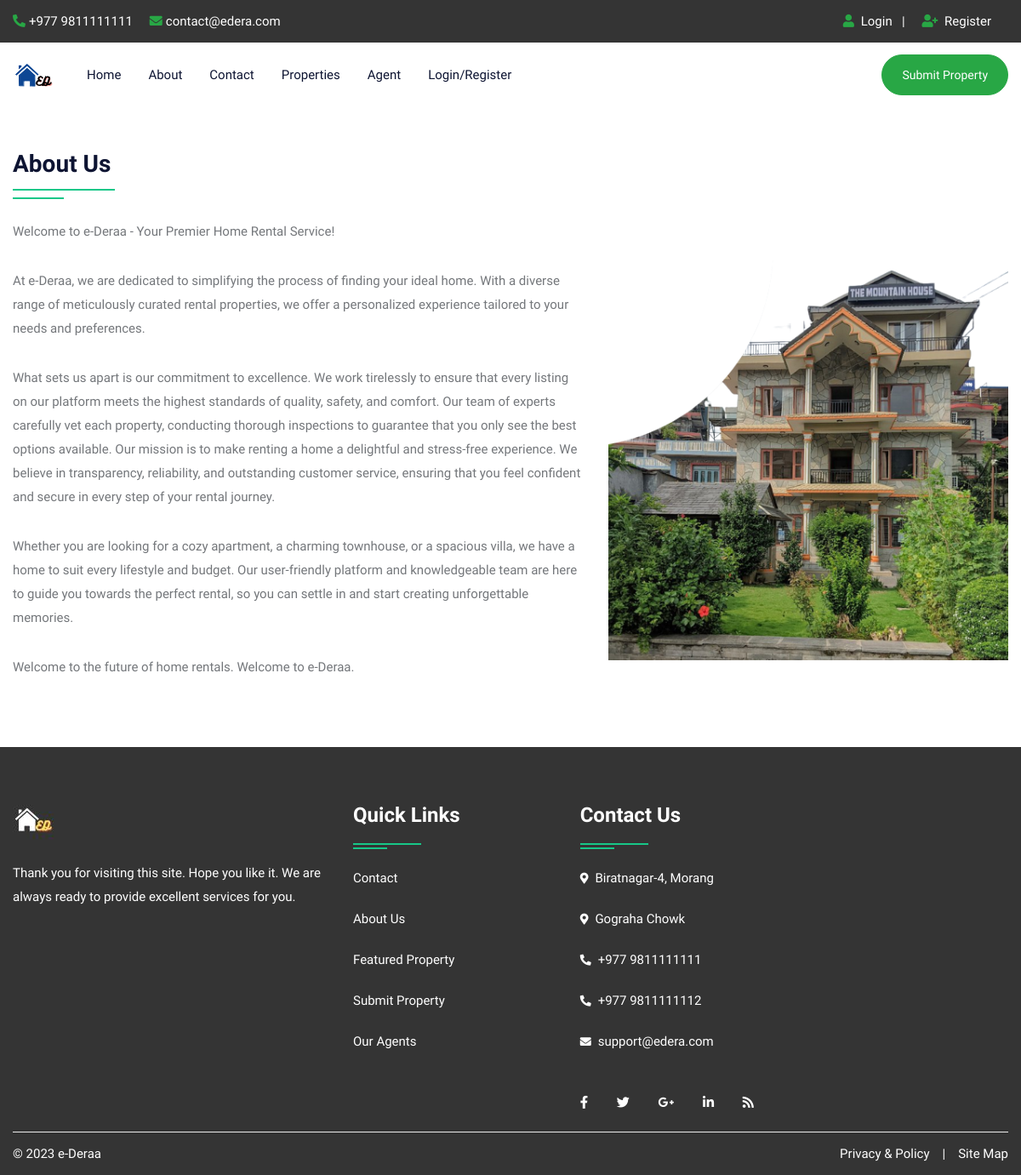
Page /about.php on the committed database.
### tables this page shows
CREATE TABLE `about` (
  `id` int(10) NOT NULL,
  `title` varchar(100) NOT NULL,
  `content` longtext NOT NULL,
  `image` varchar(300) NOT NULL
);

### about.php (the view, shortened to what this page needs)
<!DOCTYPE html>
<html lang="en">
<head>
<link rel="stylesheet" type="text/css" href="css/bootstrap.min.css">
<link rel="stylesheet" type="text/css" href="css/bootstrap-slider.css">
<link rel="stylesheet" type="text/css" href="css/jquery-ui.css">
<link rel="stylesheet" type="text/css" href="css/layerslider.css">
<link rel="stylesheet" type="text/css" href="css/color.css" id="color-change">
<link rel="stylesheet" type="text/css" href="css/owl.carousel.min.css">
<link rel="stylesheet" type="text/css" href="css/font-awesome.min.css">
<link rel="stylesheet" type="text/css" href="fonts/flaticon/flaticon.css">
<link rel="stylesheet" type="text/css" href="css/style.css">
</head>
<body>
<div id="page-wrapper">
    <div class="row">
		<?php include("include/header.php");?>
        <div class="full-row">
            <div class="container">
				<?php
					$query=mysqli_query($con,"SELECT * FROM about");
					while($row=mysqli_fetch_array($query))
					{
				?>
				<div class="row">
                    <div class="col-md-12 col-lg-12">
                        <h3 class="double-down-line-left text-secondary position-relative pb-4 mb-4"><?php echo $row['1'];?></h3>
                    </div>
                </div>
                <div class="row about-company">
                    <div class="col-md-12 col-lg-7">
                        <div class="about-content">
                            <?php echo $row['2'];?>
                        </div>
                    </div>
                    <div class="col-md-12 col-lg-5 mt-5">
                        <div class="about-img"> <img src="admin/upload/<?php echo $row['3'];?>" alt="about image"> </div>
                    </div>
                </div>
				<?php } ?>
            </div>
        </div>
		<?php include("include/footer.php");?>
    </div>
</div>
</body>
</html>

### css/color.css (style rules this page uses)
:root { --theme-ordinary-color: #74777b; }
:root { --theme-primary-color: #17c788; }
:root { --theme-secondary-color: #0d1432; }
:root { --theme-white-color: #fff; }
:root { --theme-light-color: #f8f8f8; }
:root { --theme-gray-color: #f5f5f5; }
:root { --theme-footer-color: #091b4b; }
:root { --theme-dark-color: #091b4b; }
:root { --text-light-color: #a3a7af; }
:root { --theme-primary-opacity-color: rgba(11, 191, 141, .8); }
:root { --theme-secondary-opacity-color: rgba(13,20,50,0.7); }
:root { --theme-white-opacity-color: rgba(255, 255, 255, 0.3); }
:root { --theme-dark-opacity-color: rgba(0, 0, 0, 0.5); }
:root { --theme-ordinary-font: 'Muli', sans-serif; }
:root { --theme-highlight-font: 'Comfortaa', cursive; }

### css/style.css (style rules this page uses)
.container, .container-fluid { transition: all 0.6s ease 0s; -moz-transition: all 0.6s ease 0s; -webkit-transition: all 0.6s ease 0s; -o-transition: all 0.6s ease 0s; }
#page-wrapper { padding-left: 15px; padding-right: 15px; background-color: #fff; overflow: hidden !important; position: relative; }
.text-ordinary, a.text-ordinary, .text-ordinary a, body, .dropdown-item, .footer-widget li a, .text-ordinary .jslider .jslider-label, .breadcrumb-item > a, .list-text-white a.dropdown-item { color: var(--theme-ordinary-color); }
.text-secondary, .text-secondary a, a.text-secondary, a.hover-text-secondary:hover, .hover-text-secondary:hover, .hover-text-secondary a:hover { color: var(--theme-secondary-color) !important; }
[class*="double-down-line"]::before, [class*="double-down-line"]::after { background-color: var(--theme-primary-color); }
body { font-family: var(--theme-ordinary-font); font-size: 15px; line-height: 28px; }
h1, .h1, h2, .h2, h3, .h3, h4, .h4, h5, .h5, h6, .h6 { font-family: var(--theme-highlight-font); font-weight: 700; }
p { line-height: 28px; margin-bottom: 10px; }
img { width: 100%; }
.full-row { position: relative; width: 100%; padding: 50px 0; }
[class*="double-down-line"] { position: relative; padding-bottom: 35px; }
[class*="double-down-line"]::before, [class*="double-down-line"]::after { content: ""; height: 2px; position: absolute; }
[class*="double-down-line"]::before { width: 120px; bottom: 10px; }
[class*="double-down-line"]::after { width: 60px; bottom: 0; }
[class*="double-down-line-left"]::before, [class*="double-down-line-left"]::after { left: 0; }
::placeholder { font: var(--theme-ordinary-font); font-size: 15px; font-weight: 400; color: #fff; }
.about-content p, .service-text p { margin-bottom: 30px; }

### rows in the picture
about: title "About Us", content "Welcome to e-Deraa - Your Premier Home Rental Service! At e-Deraa, we are dedicated to simplifying the process of finding your ideal home. With a diverse range of meticulously curated rental properties, we offer a personalized experience tailored to your needs and preferences. What sets us apart is our commitment to excellence. We work tirelessly to ensure that every listing on our platform meets the highest standards of quality, safety, and comfort. Our team of experts carefully vet each property, conducting thorough inspections to guarantee that you only see the best options available. Our mission is to make renting a home a delightful and stress-free experience. We believe in…", image (picture)
